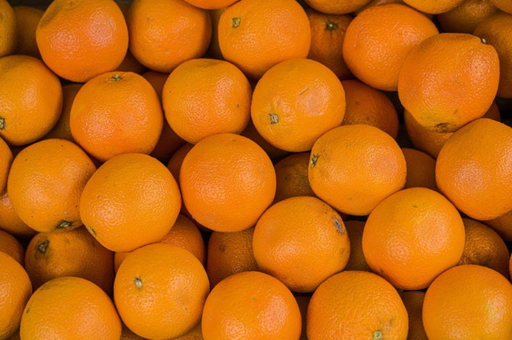
#> input picture images/default_image2.png, 512 x 340 px, given in place of default_image4.png, which was not available; the run also reads 4 pictures not shown here
$ python WatershedImage1.py
#> lines starting #> are read from the running program, lines starting #| are printed output that depends on the picture; after the words box and inside, x2 and y2 are one past the last pixel; in counts of white or black regions, pixels touching at a corner belong together; pictures that were not available may be replaced by others from this repository, and a replacement may not be noted
import cv2
import numpy as np
from matplotlib import pyplot as plt
from path_names import PathNamesSegmentation as pns

OUTPUT_FOLDER_MASK = pns.SEGMENTED + "watershed\\mask\\image1"
OUTPUT_FOLDER_SEGMENTED = pns.SEGMENTED + "watershed\\segmented\\image1"


def do_Watershed(path_name, output_path):
#> called with output_path = '\\default_image1.png'
    image_color = cv2.imread(path_name)
#> image_color is the input picture: shape (340, 512, 3); mean B, G, R 12.4, 104, 195.7
    image_color = cv2.cvtColor(image_color, cv2.COLOR_BGR2RGB)
    image = cv2.imread(path_name, 0)
#> image: shape (340, 512); min 0, max 197, mean 135.7
    ret1, thresh = cv2.threshold(image, 0, 255, cv2.THRESH_BINARY + cv2.THRESH_OTSU)
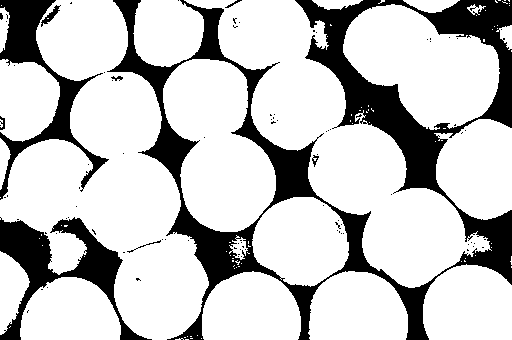
#> thresh: shape (340, 512); 77.2% white; 90 black regions (81 under 20 px), largest, box (x1, y1, x2, y2) and area: (107, 0, 512, 340) 28951, (0, 217, 152, 340) 5468, (0, 0, 109, 200) 4686
#> ret1 = 111

    kernel1 = np.ones((4, 4), np.uint8)
    kernel2 = np.ones((5, 5), np.uint8)
    closing = cv2.morphologyEx(thresh, cv2.MORPH_CLOSE, kernel1, iterations=3)
#> closing: shape (340, 512); 82.3% white; 26 black regions, largest, box (x1, y1, x2, y2) and area: (301, 0, 443, 191) 6845, (434, 0, 512, 48) 2393, (0, 0, 55, 66) 2344

    sure_background    =     cv2.dilate(closing, kernel2, iterations=3)
#> sure_background: shape (340, 512); 94.8% white; 28 black regions (7 under 20 px), largest, box (x1, y1, x2, y2) and area: (328, 19, 436, 185) 2312, (0, 0, 49, 59) 1199, (0, 229, 47, 283) 1019

    dist_transform = cv2.distanceTransform(closing, cv2.DIST_L2, 5)
    ret1, sure_forground = cv2.threshold(dist_transform, 0.55 * dist_transform.max(), 255, 0)
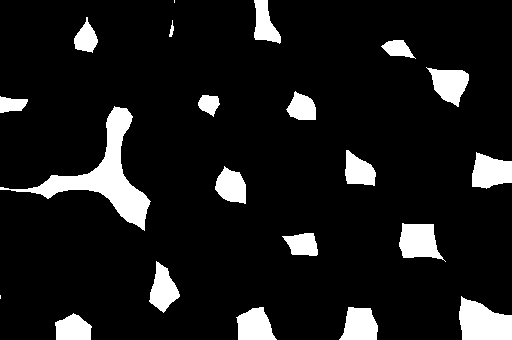
#> sure_forground: shape (340, 512) float32; 10.2% white; 21 white regions (2 under 20 px), largest, box (x1, y1, x2, y2) and area: (0, 106, 151, 231) 4063, (459, 296, 512, 340) 1693, (399, 223, 446, 262) 1195
#> ret1 = 33.85
    sure_forground = np.uint8(sure_forground)

    unknown_area = cv2.subtract(sure_background, sure_forground)
#> unknown_area: shape (340, 512); 84.6% white; 49 black regions (9 under 20 px), largest, box (x1, y1, x2, y2) and area: (0, 106, 151, 231) 4063, (328, 19, 436, 185) 2312, (459, 296, 512, 340) 1693

    ret2, markers = cv2.connectedComponents(sure_forground)
#> markers: shape (340, 512) int32; 22 distinct labels, from 0 to 21
#> ret2 = 22

    markers = markers + 20
#> markers: shape (340, 512) int32; 22 distinct labels, from 20 to 41
    markers[unknown_area == 255] = 0
#> markers: shape (340, 512) int32; 23 distinct labels, from 0 to 41
    markers = cv2.watershed(image_color, markers)
#> markers: shape (340, 512) int32; 22 distinct labels, from -1 to 41

    mask = np.zeros((image.shape[0], image.shape[1], 3), dtype=np.uint8)
    mask[markers == 20] = [255, 255, 255]
    mask[markers == -1] = [255, 255, 255]
    mask = cv2.bitwise_not(mask)

    segmented = cv2.bitwise_and(mask, image_color)
#> mask: shape (340, 512, 3); 75.3% white; 1 black region, box (x1, y1, x2, y2) and area: (0, 0, 512, 340) 43002
    plt.imsave(OUTPUT_FOLDER_SEGMENTED + output_path, segmented)
    plt.imsave(OUTPUT_FOLDER_MASK + output_path, mask)

do_Watershed(pns.DEFAULT_IMAGE, "\\default_image1.png")

#
do_Watershed(pns.GAUSSIAN_LOW, "\\gaussian\\gaussian_low.png")
#> call 2 of do_Watershed, with output_path = '\\gaussian\\gaussian_low.png'
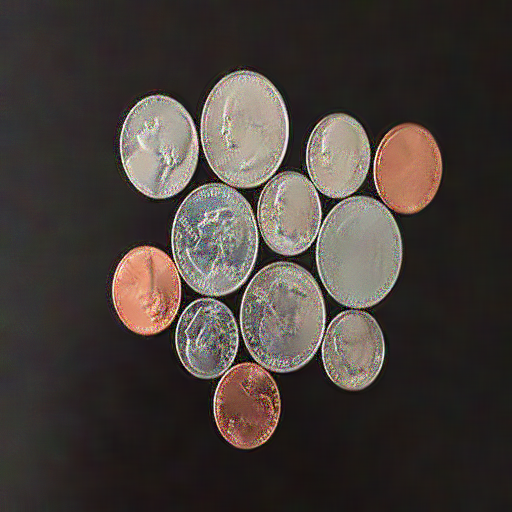
#> input picture images/chosen_denoised/chosen_denoised_image1/gaussian/gaussian_low.png, 512 x 512 px, found by its file name
#> in do_Watershed, image_color is the input picture: shape (512, 512, 3); mean B, G, R 57, 61.6, 69.3
#> in do_Watershed (call 2), `ret1, thresh = cv2.threshold(image, 0, 255, cv2.THRESH_BINARY + cv2.TH..`: thresh: shape (512, 512); 24.3% white; 68 white regions (59 under 20 px), largest, box (x1, y1, x2, y2) and area: (257, 113, 402, 309) 16084, (175, 261, 326, 449) 12108, (112, 183, 259, 335) 12035
#> in do_Watershed (call 2), `ret1, thresh = cv2.threshold(image, 0, 255, cv2.THRESH_BINARY + cv2.TH..`: ret1 = 93
#> in do_Watershed (call 2), `closing = cv2.morphologyEx(thresh, cv2.MORPH_CLOSE, kernel1, iteration..`: closing: shape (512, 512); 27.2% white; 1 white region, box (x1, y1, x2, y2) and area: (115, 73, 445, 452) 71349
#> in do_Watershed (call 2), `sure_background    =     cv2.dilate(closing, kernel2, iterations=3)`: sure_background: shape (512, 512); 32.8% white; 1 white region, box (x1, y1, x2, y2) and area: (109, 67, 451, 458) 85878
#> in do_Watershed (call 2), `ret1, sure_forground = cv2.threshold(dist_transform, 0.55 * dist_trans..`: sure_forground: shape (512, 512) float32; 4.8% white; 11 white regions, largest, box (x1, y1, x2, y2) and area: (217, 98, 267, 168) 2179, (195, 209, 245, 276) 2116, (337, 223, 380, 289) 1971
#> in do_Watershed (call 2), `ret1, sure_forground = cv2.threshold(dist_transform, 0.55 * dist_trans..`: ret1 = 25.05
#> in do_Watershed (call 2), `unknown_area = cv2.subtract(sure_background, sure_forground)`: unknown_area: shape (512, 512); 28% white; 1 white region, box (x1, y1, x2, y2) and area: (109, 67, 451, 458) 73397
#> in do_Watershed (call 2), `ret2, markers = cv2.connectedComponents(sure_forground)`: markers: shape (512, 512) int32; 12 distinct labels, from 0 to 11
#> in do_Watershed (call 2), `ret2, markers = cv2.connectedComponents(sure_forground)`: ret2 = 12
#> in do_Watershed (call 2), `markers = markers + 20`: markers: shape (512, 512) int32; 12 distinct labels, from 20 to 31
#> in do_Watershed (call 2), `markers[unknown_area == 255] = 0`:
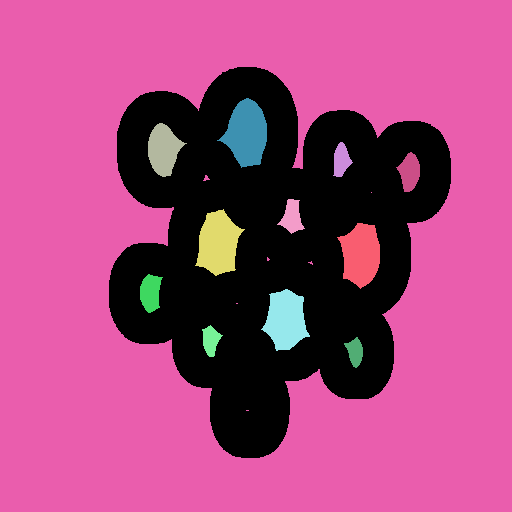
#> markers: shape (512, 512) int32; 13 distinct labels, from 0 to 31; one colour per label, 0 black
#> in do_Watershed (call 2), `markers = cv2.watershed(image_color, markers)`: markers: shape (512, 512) int32; 13 distinct labels, from -1 to 31
#> in do_Watershed (call 2), `segmented = cv2.bitwise_and(mask, image_color)`: mask: shape (512, 512, 3); 23.4% white; 3 white regions, box (x1, y1, x2, y2) and area: (113, 71, 402, 378) 50368, (121, 96, 198, 198) 6204, (374, 123, 442, 213) 4719
do_Watershed(pns.GAUSSIAN_MODERATE, "\\gaussian\\gaussian_moderate.png")
#> call 3 of do_Watershed, with output_path = '\\gaussian\\gaussian_moderate.png'
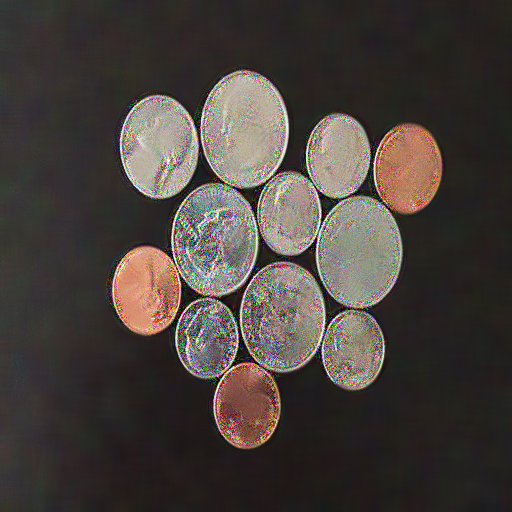
#> input picture images/chosen_denoised/chosen_denoised_image1/gaussian/gaussian_moderate.png, 512 x 512 px, found by its file name
#> in do_Watershed, image_color is the input picture: shape (512, 512, 3); mean B, G, R 60.6, 64.9, 72.2
#> in do_Watershed (call 3), `ret1, thresh = cv2.threshold(image, 0, 255, cv2.THRESH_BINARY + cv2.TH..`: thresh: shape (512, 512); 23.6% white; 88 white regions (81 under 20 px), largest, box (x1, y1, x2, y2) and area: (112, 70, 289, 335) 19767, (257, 113, 403, 309) 15916, (239, 262, 385, 390) 10074
#> in do_Watershed (call 3), `ret1, thresh = cv2.threshold(image, 0, 255, cv2.THRESH_BINARY + cv2.TH..`: ret1 = 96
#> in do_Watershed (call 3), `closing = cv2.morphologyEx(thresh, cv2.MORPH_CLOSE, kernel1, iteration..`: closing: shape (512, 512); 27.1% white; 1 white region, box (x1, y1, x2, y2) and area: (115, 73, 445, 452) 71066
#> in do_Watershed (call 3), `sure_background    =     cv2.dilate(closing, kernel2, iterations=3)`: sure_background: shape (512, 512); 32.7% white; 1 white region, box (x1, y1, x2, y2) and area: (109, 67, 451, 458) 85800
#> in do_Watershed (call 3), `ret1, sure_forground = cv2.threshold(dist_transform, 0.55 * dist_trans..`: sure_forground: shape (512, 512) float32; 4.7% white; 11 white regions, largest, box (x1, y1, x2, y2) and area: (217, 98, 267, 168) 2190, (196, 210, 246, 276) 2122, (262, 289, 310, 351) 1950
#> in do_Watershed (call 3), `ret1, sure_forground = cv2.threshold(dist_transform, 0.55 * dist_trans..`: ret1 = 25.05
#> in do_Watershed (call 3), `unknown_area = cv2.subtract(sure_background, sure_forground)`: unknown_area: shape (512, 512); 28% white; 1 white region, box (x1, y1, x2, y2) and area: (109, 67, 451, 458) 73373
#> in do_Watershed (call 3), `ret2, markers = cv2.connectedComponents(sure_forground)`: markers: shape (512, 512) int32; 12 distinct labels, from 0 to 11
#> in do_Watershed (call 3), `markers = markers + 20`: markers: shape (512, 512) int32; 12 distinct labels, from 20 to 31
#> in do_Watershed (call 3), `markers[unknown_area == 255] = 0`: markers: shape (512, 512) int32; 13 distinct labels, from 0 to 31
#> in do_Watershed (call 3), `markers = cv2.watershed(image_color, markers)`:
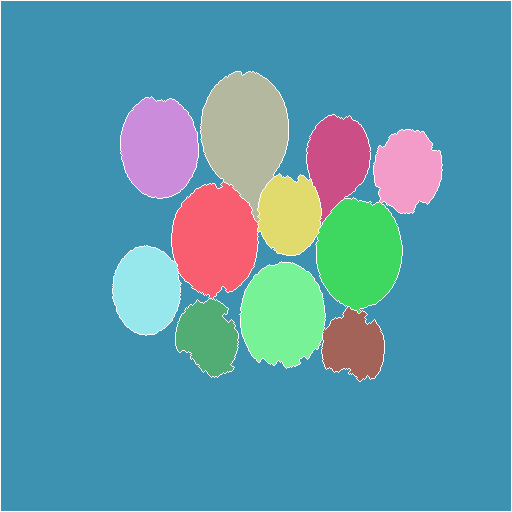
#> markers: shape (512, 512) int32; 13 distinct labels, from -1 to 31; one colour per label, 0 black, -1 white
#> in do_Watershed (call 3), `segmented = cv2.bitwise_and(mask, image_color)`:
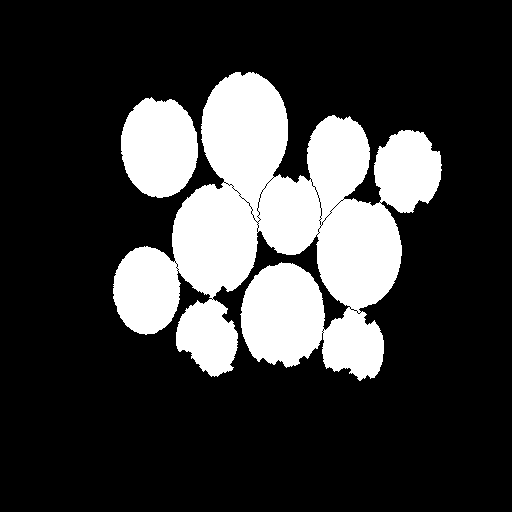
#> mask: shape (512, 512, 3); 22.9% white; 2 white regions, box (x1, y1, x2, y2) and area: (113, 72, 442, 381) 53865, (121, 97, 198, 198) 6097
do_Watershed(pns.GAUSSIAN_HIGH, "\\gaussian\\gaussian_high.png")
#
do_Watershed(pns.LAPLACIAN_LOW, "\\laplacian\\laplacian_low.png")
do_Watershed(pns.LAPLACIAN_MODERATE, "\\laplacian\\laplacian_moderate.png")
do_Watershed(pns.LAPLACIAN_HIGH, "\\laplacian\\laplacian_high.png")

do_Watershed(pns.POISSON_HIGH, "\\poisson\\poisson_high.png")
#> (the run stopped early here; a loop or call above may not have finished)
